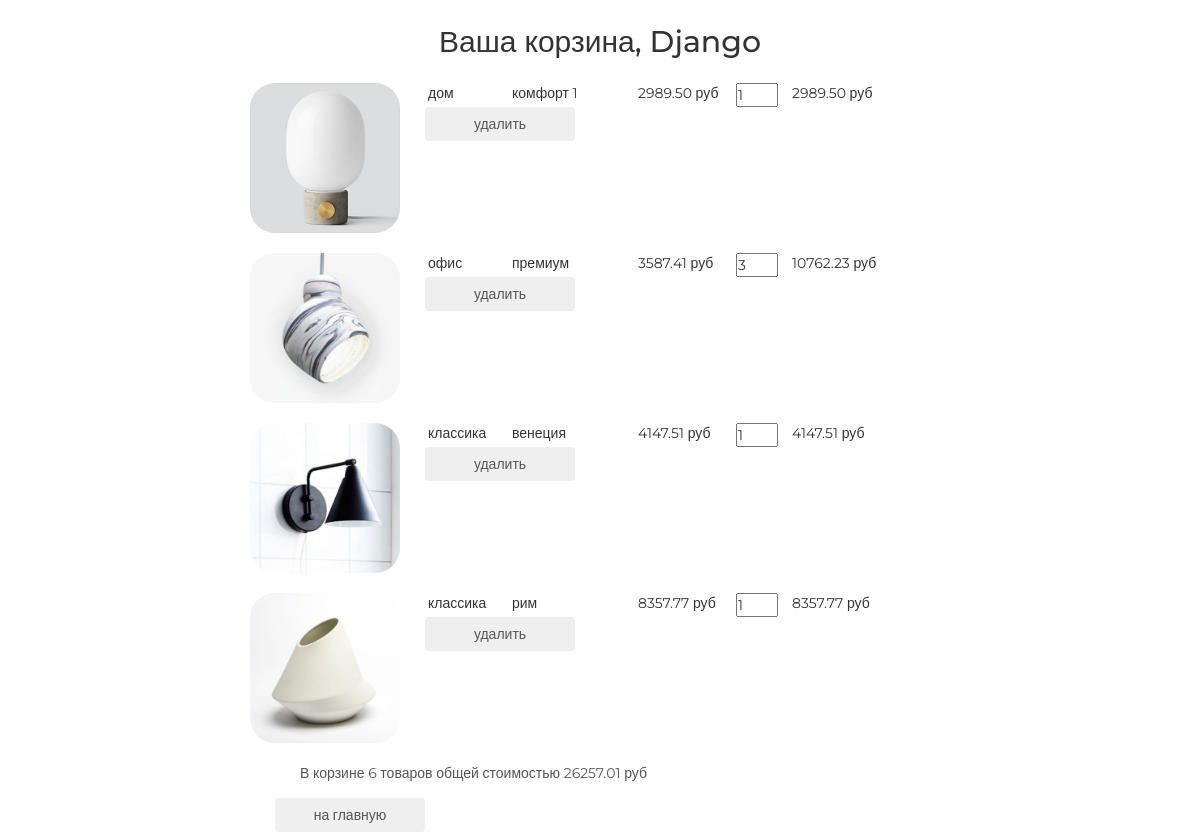
Page /basket/ (signed in) on the committed database.
### authapp/models.py (models this page shows, shortened)
class ShopUser(AbstractUser):
    SEX_MAIL = 'mail'
    SEX_FEMAIL = 'femail'
    SEX_OTHER = 'other'
    SEX_CHOICE = (
        (SEX_MAIL, 'Мужской'),
        (SEX_FEMAIL, 'Женский'),
        (SEX_OTHER, 'Не указан')
    )
    avatar = models.ImageField(upload_to='users_avatars', blank=True)
    age = models.PositiveIntegerField(verbose_name = 'возраст')
    sex = models.CharField(max_length = 6, choices=SEX_CHOICE, default = SEX_OTHER, verbose_name = 'Пол') # male, female
    activation_key = models.CharField(max_length=128, blank=True)
    activation_key_expires = models.DateTimeField(default=(now() + timedelta(hours=48)))

### basketapp/models.py (models this page shows)
class Basket(models.Model):
    objects = None
    user = models.ForeignKey(settings.AUTH_USER_MODEL, on_delete=models.CASCADE, related_name='корзина')
    product = models.ForeignKey(Product, on_delete=models.CASCADE, verbose_name='товар')
    quantity = models.PositiveIntegerField(verbose_name='количество', default=0)
    add_datetime = models.DateTimeField(verbose_name='время', auto_now_add=True)
    @property
    def product_cost(self):
        return self.product.price * self.quantity
    @property
    def total_quantity(self):
        _items = Basket.objects.filter(user=self.user)
        _totalquantity = sum(list(map(lambda x: x.quantity, _items)))
        return _totalquantity
    @property
    def total_cost(self):
        _items = Basket.objects.filter(user=self.user)
        _totalcost = sum(list(map(lambda x: x.product_cost, _items)))
        return _totalcost

### mainapp/models.py (models this page shows, shortened)
class Product(models.Model):
    objects = None
    category = models.ForeignKey(ProductCategory, on_delete=models.CASCADE)
    name = models.CharField(verbose_name='имя продукта', max_length=128)
    image = models.ImageField(upload_to='products_images', blank=True)
    short_desc = models.CharField(verbose_name='краткое описание продукта', max_length=60, blank=True)
    description = models.TextField(verbose_name='описание продукта', blank=True)
    price = models.DecimalField(verbose_name='цена продукта', max_digits=8, decimal_places=2, default=0)
    quantity = models.PositiveIntegerField(verbose_name='количество на складе', default=0)
    is_active = models.BooleanField(default = True, verbose_name = 'активен')

class ProductCategory(models.Model):
    objects = None
    name = models.CharField(verbose_name='название категории', max_length=64, unique=True)
    description = models.TextField(verbose_name='описание категории', blank=True)
    is_active = models.BooleanField(default=True, verbose_name = 'активная')

### basketapp/views.py (the view)
# urls.py: path('', basketapp.basket, name='view'),
@login_required
def basket(request):
    title = 'корзина'
    basket_items = Basket.objects.filter(user = request.user).order_by('product__category')
    content = {
        'title'       : title,
        'basket_items': basket_items,
    }
    return render(request, 'basketapp/basket.html', content)

### mainapp/context_processor.py (called while the page is built)
def basket(request):
   print(f'context processor basket works')
   basket = []
   if request.user.is_authenticated:
       basket = Basket.objects.filter(user=request.user)
   return {
       'basket': basket,
   }

### basketapp/templates/basketapp/basket.html
{% extends 'basketapp/base.html' %}
{% load static %}
{% block content %}
  <div class="basket_list">
    {% include 'basketapp/includes/inc_basket_list.html' %}
  </div>
  <button class="btn btn-round">
    <a href="{% url 'main' %}">
      на главную
    </a>
  </button>
{% endblock %}

### basketapp/templates/basketapp/base.html (shortened to what this page needs)
<!DOCTYPE html>
{% load static %}
<html>
<head>
  {% block css %}
    <link rel="stylesheet" href="{% static 'css/bootstrap.min.css' %}">
    <link rel="stylesheet" href="{% static 'css/style.css' %}">
    <link rel="stylesheet" href="{% static 'fonts/font-awesome/css/font-awesome.css' %}">
  {% endblock %}
</head>
<body>
  <div class="basket_container">
    <div class="h2 text-center head">
      Ваша корзина,
      {% if user.first_name %}
        {{ user.first_name|title}}
      {% else %}
        Пользователь
      {% endif %}
    </div>
    {% block content %}
    {% endblock %}
  </div>
</body>
</html>

### basketapp/templates/basketapp/includes/inc_basket_list.html
{% for item in basket_items %}
    <div class="basket_record">
        <img src="/media/{{ item.product.image }}"
             alt="{{ item.product.short_desc }}">
        <span class="category_name">{{ item.product.category.name }}</span>
        <span class="product_name">{{ item.product.name }}</span>
        <span class="product_price">{{ item.product.price }}&nbspруб</span>
        <input type="number" name="{{ item.pk }}" min="0" value="{{ item.quantity }}">
        <span class="product_cost">{{ item.product_cost }}&nbspруб</span>
        <button class="btn btn-round">
            <a href="{% url 'basket:remove' item.pk %}" class="">
                удалить
            </a>
        </button>
    </div>
{% endfor %}
{% if basket_items %}
    <div class="basket_summary">
        В корзине {{ basket_items.0.total_quantity }} товаров общей стоимостью
        {{ basket_items.0.total_cost }} руб
    </div>
{% endif %}

### static/css/style.css (style rules this page uses)
* { margin: 0; padding: 0; }
body { font-family: 'Montserrat', sans-serif; }
html, body { height: 100%; }
.basket_container { margin: 25px auto; width: 700px; }
.basket_list input[type="number"] { width: 3em; position: relative; display: block; float: left; }
.basket_list span.category_name { margin-left: 2em; width: 5em; position: relative; display: block; float: left; }
.basket_list span.product_name { margin-left: 1em; width: 8em; position: relative; display: block; float: left; }
.basket_list span.product_price { margin-left: 1em; width: 7em; position: relative; display: block; float: left; }
.basket_list span.product_cost { margin-left: 1em; width: 7em; position: relative; display: block; float: left; }
.basket_list .basket_record { position: relative; display: block; height: 170px; float: none; }
.basket_container .head { margin: 25px auto; }
.basket_container button { margin-left: 25px; width: 150px; display: block; float: left; }
.basket_container button a { text-decoration: none; color: #555; }
.basket_container img { display: block; float: left; width: 150px; border-radius: 25px; }
.basket_container .basket_summary { display: block; margin-left: 50px; margin-bottom: 15px; color: #555; }

### rows in the picture
ShopUser: first_name "Django"
Basket: product.image (picture), product.category.name "дом", product.name "комфорт 1", product.price "2989.50", quantity "1", product_cost "2989.50", user+quantity "6", user+product+quantity "26257.01"
Basket: product.image (picture), product.category.name "офис", product.name "премиум", product.price "3587.41", quantity "3", product_cost "10762.23"
Basket: product.image (picture), product.category.name "классика", product.name "венеция", product.price "4147.51", quantity "1", product_cost "4147.51"
Basket: product.image (picture), product.category.name "классика", product.name "рим", product.price "8357.77", quantity "1", product_cost "8357.77"
